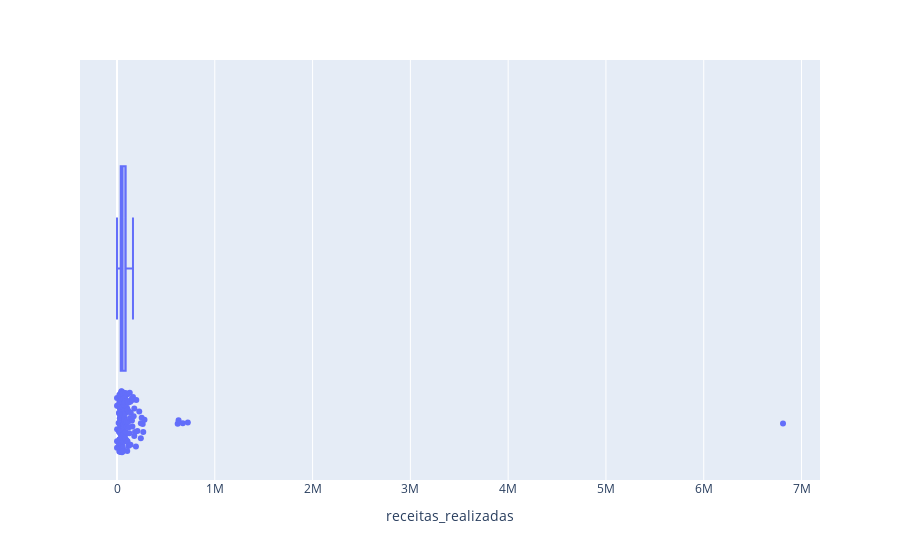

The code cell stored with this chart in its notebook:
### Code cell
px.box(df, x = 'receitas_realizadas', points = 'all')

### Figure 1 — Plotly figure (JSON) as saved in the notebook; plotly's stock layout.template omitted (floating-point values rounded to 4 significant figures; data arrays with more than 128 entries replaced by an {"elided": "..."} marker saying what was removed)
{"data": [{"alignmentgroup": "True", "boxpoints": "all", "hovertemplate": "receitas_realizadas=%{x}<extra></extra>", "legendgroup": "", "marker": {"color": "#636efa"}, "name": "", "notched": false, "offsetgroup": "", "orientation": "h", "showlegend": false, "type": "box", "x": {"elided": "182 float values"}, "x0": " ", "xaxis": "x", "y0": " ", "yaxis": "y"}], "layout": {"boxmode": "group", "legend": {"tracegroupgap": 0}, "margin": {"t": 60}, "xaxis": {"anchor": "y", "domain": [0, 1], "title": {"text": "receitas_realizadas"}}, "yaxis": {"anchor": "x", "domain": [0, 1]}}}
